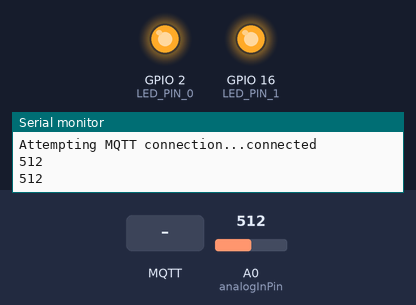
Bench run of a sketch on a simulated ESP8266 (NodeMCU). Parts: output pins drawn as LEDs (lit = HIGH), the last lines printed to the serial monitor. Inputs (shaded band) come from the test bench; at power-on: A0 (analogInPin) = 512. WiFi joins after 1.5 s; servers stay silent unless stated; no MQTT or app messages arrive unless stated.

Above: at 2.7 s.
2.8 s: MQTT message "on" arrives on the first subscribed topic
At 3.6 s:
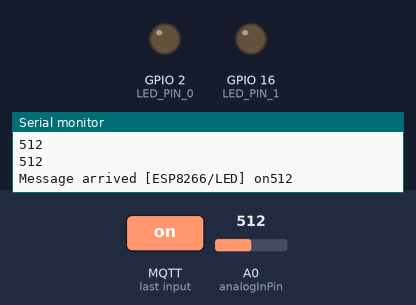
4.3 s: MQTT message "o" arrives on the first subscribed topic
5.8 s: MQTT message "n" arrives on the first subscribed topic
Timing chart, 0 to 8.8 s (numbered marks = the images above; inputs shaded):
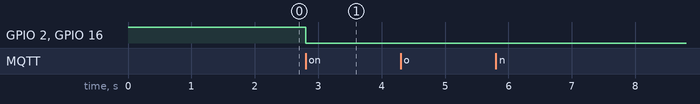

The sketch:

Bevywise_ESP8266_Test.ino
```cpp
#include <ESP8266WiFi.h>
#include <PubSubClient.h>

//============ MAKROS ===================
//=========== WithOut delay==============
//=========== TIMER =====================
#define EVERY_MS(x) \
  static uint32_t tmr;\
  bool flag = millis() - tmr >= (x);\
  if (flag) tmr += (x);\
  if (flag)
//======================================

//======================================


String inString = "";    // string to hold input

const char* ssid = "TechHome";
//const char* ssid = "TechSpace";
const char* password = "0123456789";
//const char* password = "11111111";

const char* mqtt_server = "craft-projects.com";
const char* mqtt_client = "Sergg_ESP";

#define mqtt_user "highlysecure"
#define mqtt_password "N4xnpPTru43T8Lmk"


WiFiClient espClient;
PubSubClient client(espClient);

const int LED_PIN_0 = 2;
const int LED_PIN_1 = 16;

const int analogInPin = A0;  // ESP8266 Analog Pin ADC0 = A0
int sensorValue = 0;  // value read from the pot

void reconnect()
{
  while (!client.connected())
  {
    Serial.print("Attempting MQTT connection...");
    if (client.connect(mqtt_client, mqtt_user, mqtt_password))
    {
      Serial.println("connected");
      client.subscribe("ESP8266/LED");
      client.subscribe("ESP8266/A0");
      client.subscribe("Online");
      client.publish("ESP8266/LED", "on");
      client.publish("ESP8266/A0", "-1");
    }
    else
    {
      Serial.print("failed, rc=");
      Serial.print(client.state());
      Serial.println(" try again in 5 seconds");
      delay(1500);
    }
  }
}

void setup()
{
  pinMode(LED_PIN_0, OUTPUT);
  pinMode(LED_PIN_1, OUTPUT);
  Serial.begin(115200);
  digitalWrite(LED_PIN_0, HIGH);
  digitalWrite(LED_PIN_1, HIGH);
  setup_wifi();
  client.setServer(mqtt_server, 1883);
  client.setCallback(callback);
  reconnect();
}

void setup_wifi()
{
  delay(10);
  Serial.print("Connecting to ");
  Serial.println(ssid);
  WiFi.begin(ssid, password);
  while (WiFi.status() != WL_CONNECTED)
  {
    delay(500);
    Serial.print(".");
  }
  Serial.println("WiFi connected");
  Serial.println("IP address: ");
  Serial.println(WiFi.localIP());
}

void callback(char* topic, byte* payload, unsigned int length)
{
  Serial.print("Message arrived [");
  Serial.print(topic);
  Serial.print("] ");
  for (int i = 0; i < length; i++)
  {
    Serial.print((char)payload[i]);
  }
  if ((char)payload[0] == 'o' && (char)payload[1] == 'n')
  {
    digitalWrite(LED_PIN_0, LOW);
    digitalWrite(LED_PIN_1, LOW);
  }
  if ((char)payload[0] == 'o' && (char)payload[1] == 'f' && (char)payload[2] == 'f')
  {
    digitalWrite(LED_PIN_0, HIGH);
    digitalWrite(LED_PIN_1, HIGH);
  }
  if ((char)payload[0] == 's' && (char)payload[1] == 'y' && (char)payload[2] == 'n' && (char)payload[3] == 'c') {
    client.publish("Online", "online");
  }
}

void loop()
{
  if (!client.connected())  {
    reconnect();
  }
  client.loop();

  EVERY_MS(1000) {
    int sensorValue = analogRead(analogInPin);
    String msg = "";
    msg = msg + sensorValue;
    char message[58];
    msg.toCharArray(message, 58);
    Serial.println(message);
    client.publish("ESP8266/A0", message);
  }

}
```

Measured:
- after the input at 2.8 s, GPIO 2 (LED_PIN_0), GPIO 16 (LED_PIN_1): HIGH → LOW at once
